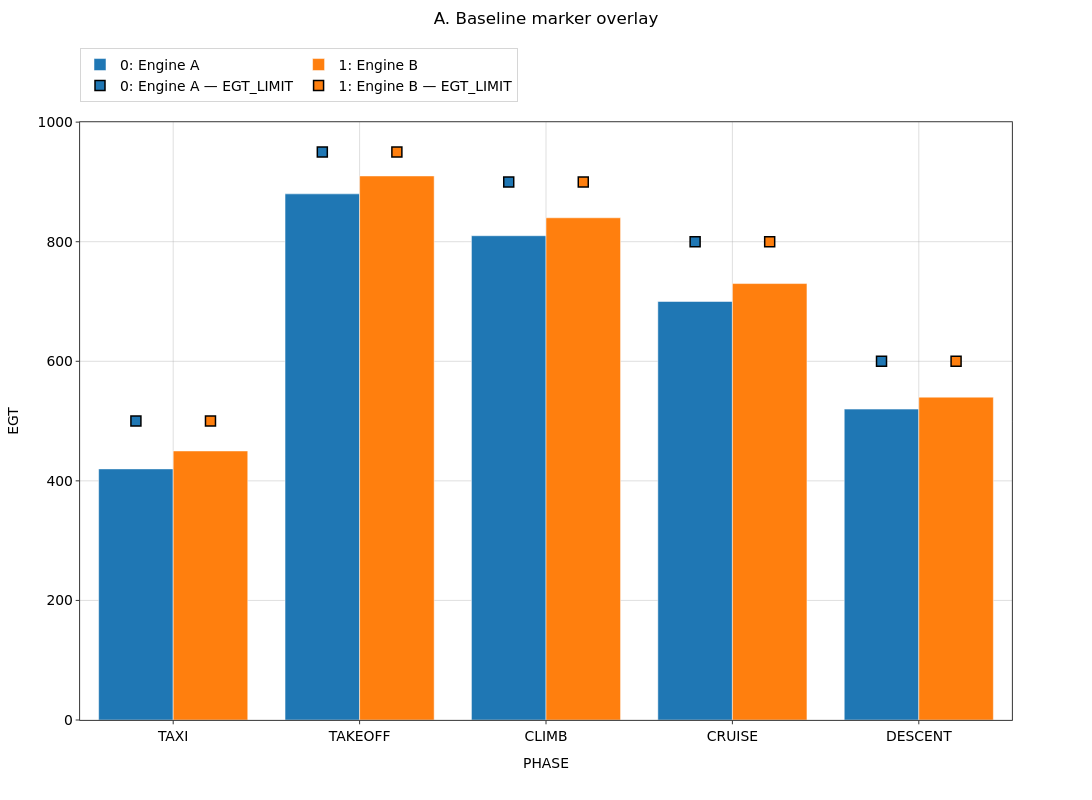

Notebook code for this chart:
### Markdown cell above
## A. Baseline — classic marker overlay (unchanged)

Without a `style` override, `markers=` behaves exactly as before: a marker symbol
at each value, one legend entry per dataset.

### Code cell
uc_base = build()
fig = uc_base.bar(x='PHASE', y='EGT', markers='EGT_LIMIT',
                  suptitle='A. Baseline marker overlay')

tr = caps_of(fig, 'EGT_LIMIT')
check(len(tr) == 2, 'one marker trace per dataset')
check(all(t.marker.symbol not in ('line-ew',) for t in tr), 'baseline uses a symbol, not a dash')
check(all(t.error_y.array is None for t in tr), 'baseline has no whisker stem')
fig.show()

### Figure 1 — Plotly figure (JSON) as saved in the notebook; plotly's stock layout.template omitted (floating-point values rounded to 4 significant figures)
{"data": [{"alignmentgroup": "bars", "customdata": [1, 1, 1, 1, 1], "hovertemplate": "<b>Engine A</b><br>PHASE: %{x}<br>mean EGT: %{y:.4g} (n=%{customdata})<extra></extra>", "legendgroup": "group_0", "legendrank": 1000, "marker": {"color": "#1f77b4"}, "name": "0: Engine A", "offsetgroup": "set_0", "opacity": 1, "showlegend": true, "type": "bar", "x": ["TAXI", "TAKEOFF", "CLIMB", "CRUISE", "DESCENT"], "xaxis": "x", "y": [420.0, 880.0, 810.0, 700.0, 520.0], "yaxis": "y"}, {"alignmentgroup": "bars", "customdata": [1, 1, 1, 1, 1], "hovertemplate": "<b>Engine A</b><br>PHASE: %{x}<br>mean EGT_LIMIT: %{y:.4g} (n=%{customdata})<extra></extra>", "legendgroup": "group_0", "legendrank": 1000, "marker": {"color": "#1f77b4", "line": {"color": "black", "width": 1.5}, "opacity": 1, "size": 10, "symbol": "square"}, "mode": "markers", "name": "0: Engine A — EGT_LIMIT", "offsetgroup": "set_0", "showlegend": true, "type": "scatter", "x": ["TAXI", "TAKEOFF", "CLIMB", "CRUISE", "DESCENT"], "xaxis": "x", "y": [500.0, 950.0, 900.0, 800.0, 600.0], "yaxis": "y"}, {"alignmentgroup": "bars", "customdata": [1, 1, 1, 1, 1], "hovertemplate": "<b>Engine B</b><br>PHASE: %{x}<br>mean EGT: %{y:.4g} (n=%{customdata})<extra></extra>", "legendgroup": "group_1", "legendrank": 1001, "marker": {"color": "#ff7f0e"}, "name": "1: Engine B", "offsetgroup": "set_1", "opacity": 1, "showlegend": true, "type": "bar", "x": ["TAXI", "TAKEOFF", "CLIMB", "CRUISE", "DESCENT"], "xaxis": "x", "y": [450.0, 910.0, 840.0, 730.0, 540.0], "yaxis": "y"}, {"alignmentgroup": "bars", "customdata": [1, 1, 1, 1, 1], "hovertemplate": "<b>Engine B</b><br>PHASE: %{x}<br>mean EGT_LIMIT: %{y:.4g} (n=%{customdata})<extra></extra>", "legendgroup": "group_1", "legendrank": 1001, "marker": {"color": "#ff7f0e", "line": {"color": "black", "width": 1.5}, "opacity": 1, "size": 10, "symbol": "square"}, "mode": "markers", "name": "1: Engine B — EGT_LIMIT", "offsetgroup": "set_1", "showlegend": true, "type": "scatter", "x": ["TAXI", "TAKEOFF", "CLIMB", "CRUISE", "DESCENT"], "xaxis": "x", "y": [500.0, 950.0, 900.0, 800.0, 600.0], "yaxis": "y"}], "layout": {"barmode": "group", "height": 800, "hoverlabel": {"font": {"size": 13.9}}, "legend": {"font": {"size": 13.9}, "orientation": "h", "x": 0, "xanchor": "left", "y": 0.9397, "yanchor": "top", "yref": "container"}, "margin": {"t": 86.22}, "meta": {"uc_legend_rows": 1}, "scattermode": "group", "showlegend": true, "title": {"font": {"size": 16.7}, "text": "A. Baseline marker overlay", "x": 0.5, "xanchor": "center", "y": 0.985, "yanchor": "top", "yref": "container"}, "width": 1200, "xaxis": {"anchor": "y", "domain": [0, 1], "tickfont": {"size": 13.9}, "title": {"font": {"size": 13.9}, "text": "PHASE"}, "type": "category"}, "yaxis": {"anchor": "x", "domain": [0, 1], "tickfont": {"size": 13.9}, "title": {"font": {"size": 13.9}, "text": "EGT"}}}}
